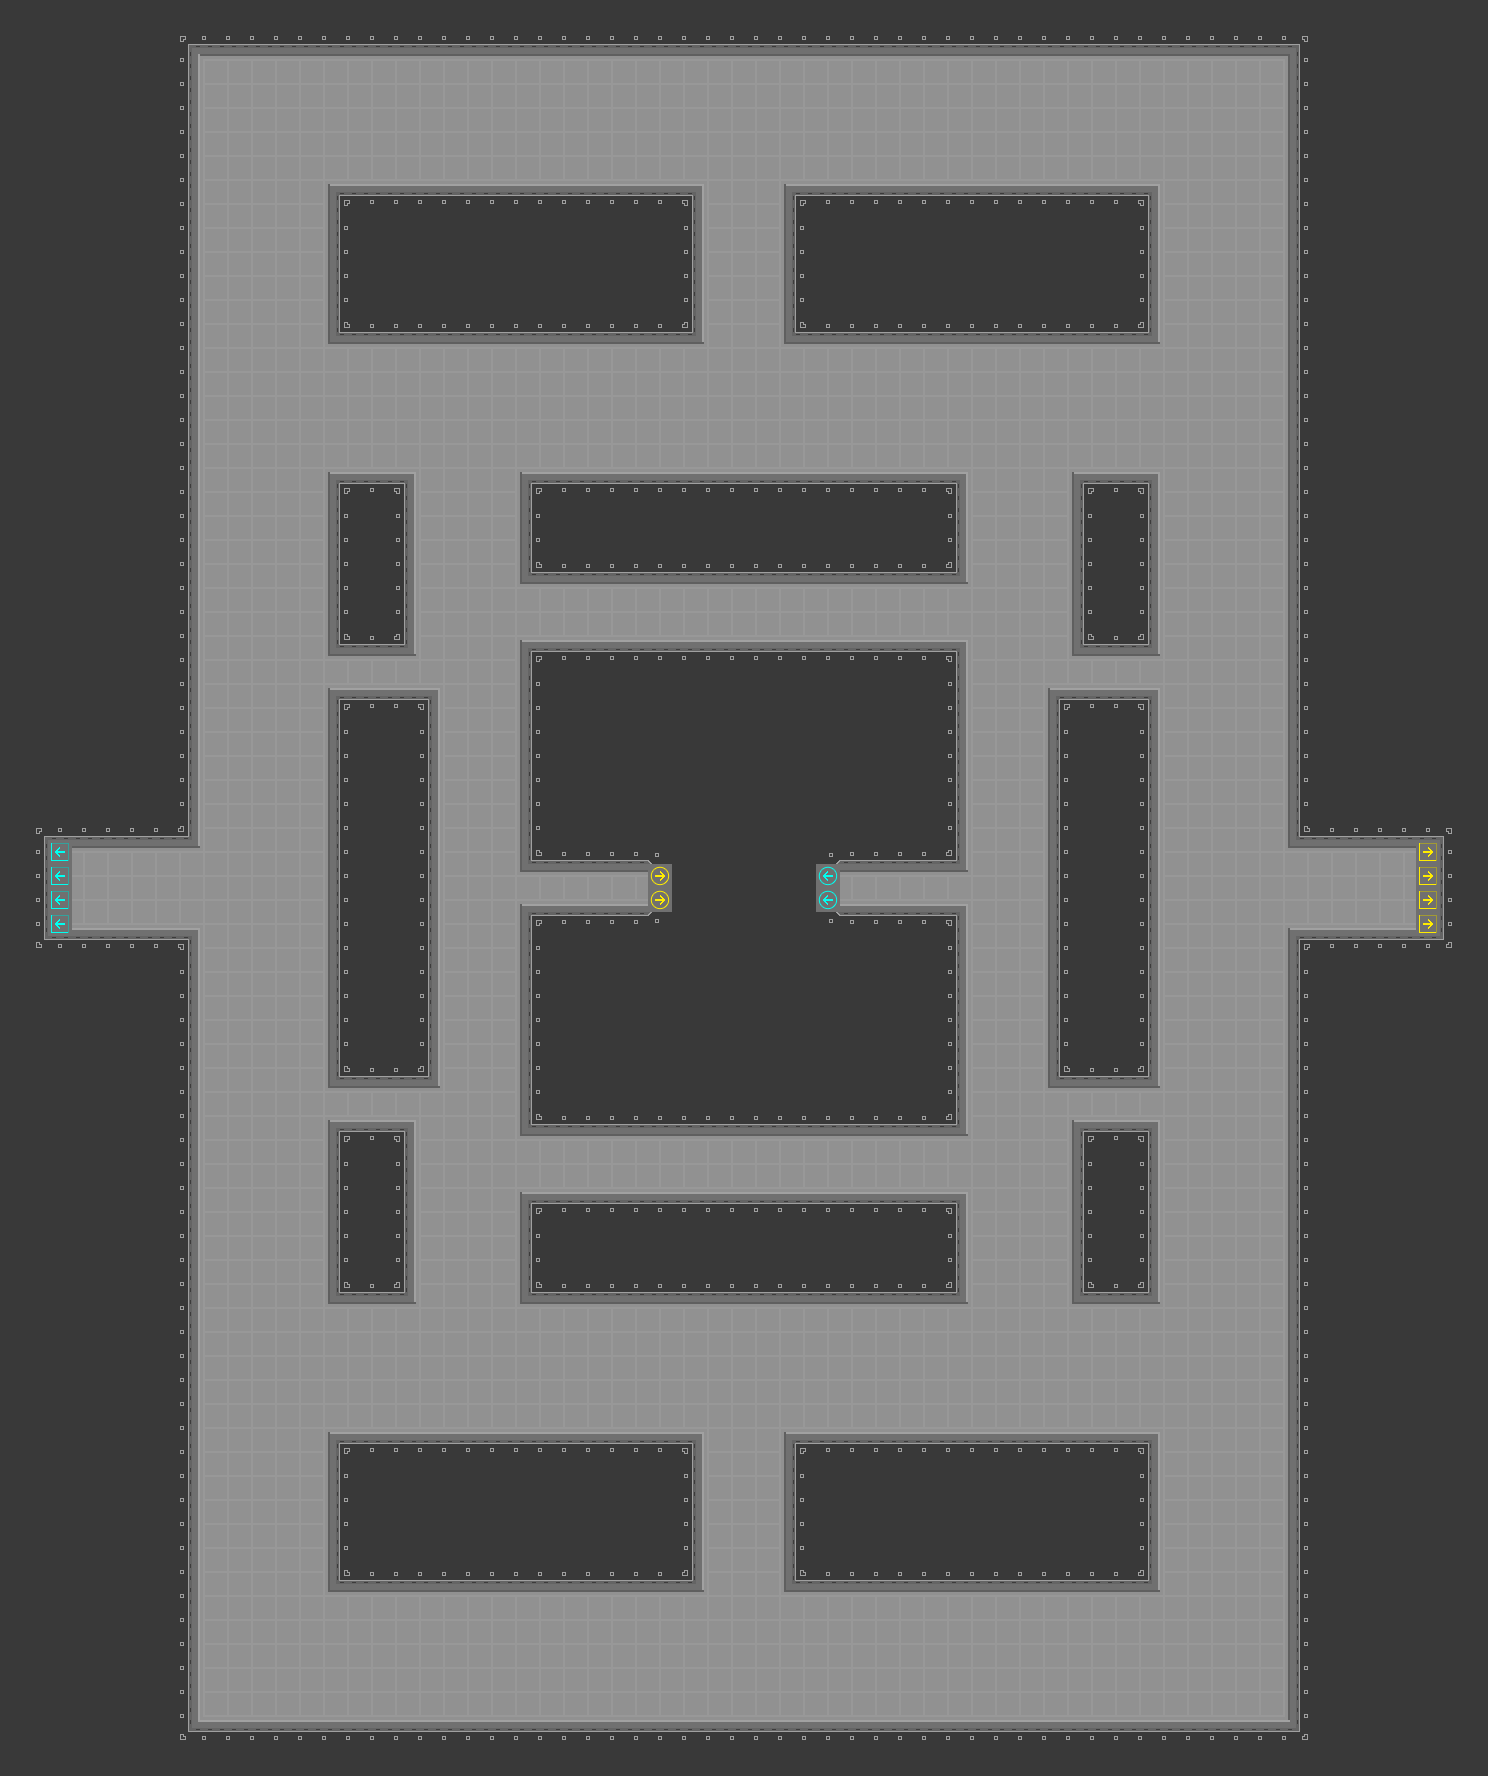

The image is a tile-based game level rendered from a .tmx file. Its description and source (layers, tilesets, objects; grid data summarised) follow:
An orthogonal 62x74 tile map with 24x24 px tiles, 1 tile layer (Kachelebene 1), 4 tilesets and 16 objects.

<map version="1.0" orientation="orthogonal" renderorder="right-down" width="62" height="74" tilewidth="24" tileheight="24">
 <tileset firstgid="1" source="iron_tileset.tsx" />
 <tileset firstgid="109" source="portal_tileset_2.tsx" />
 <tileset firstgid="117" source="portal_tileset_4.tsx" />
 <tileset firstgid="125" source="spawnpoints.tsx" />
 <layer name="Kachelebene 1" width="62" height="74">
  <data>[4588 cells, 4580 non-empty, 34 distinct tile ids]</data>
 </layer>
 <objectgroup name="spawnpoints">
  <object gid="125" x="240" y="120" />
  <object gid="125" x="240" y="408" />
  <object gid="125" x="528" y="408" />
  <object gid="125" x="528" y="120" />
  <object gid="126" x="936" y="120" />
  <object gid="126" x="1224" y="120" />
  <object gid="126" x="1224" y="408" />
  <object gid="126" x="936" y="408" />
  <object gid="128" x="1224" y="1392" />
  <object gid="128" x="936" y="1392" />
  <object gid="128" x="936" y="1680" />
  <object gid="128" x="1224" y="1680" />
  <object gid="127" x="240" y="1392" />
  <object gid="127" x="528" y="1392" />
  <object gid="127" x="528" y="1680" />
  <object gid="127" x="240" y="1680" />
 </objectgroup>
</map>
